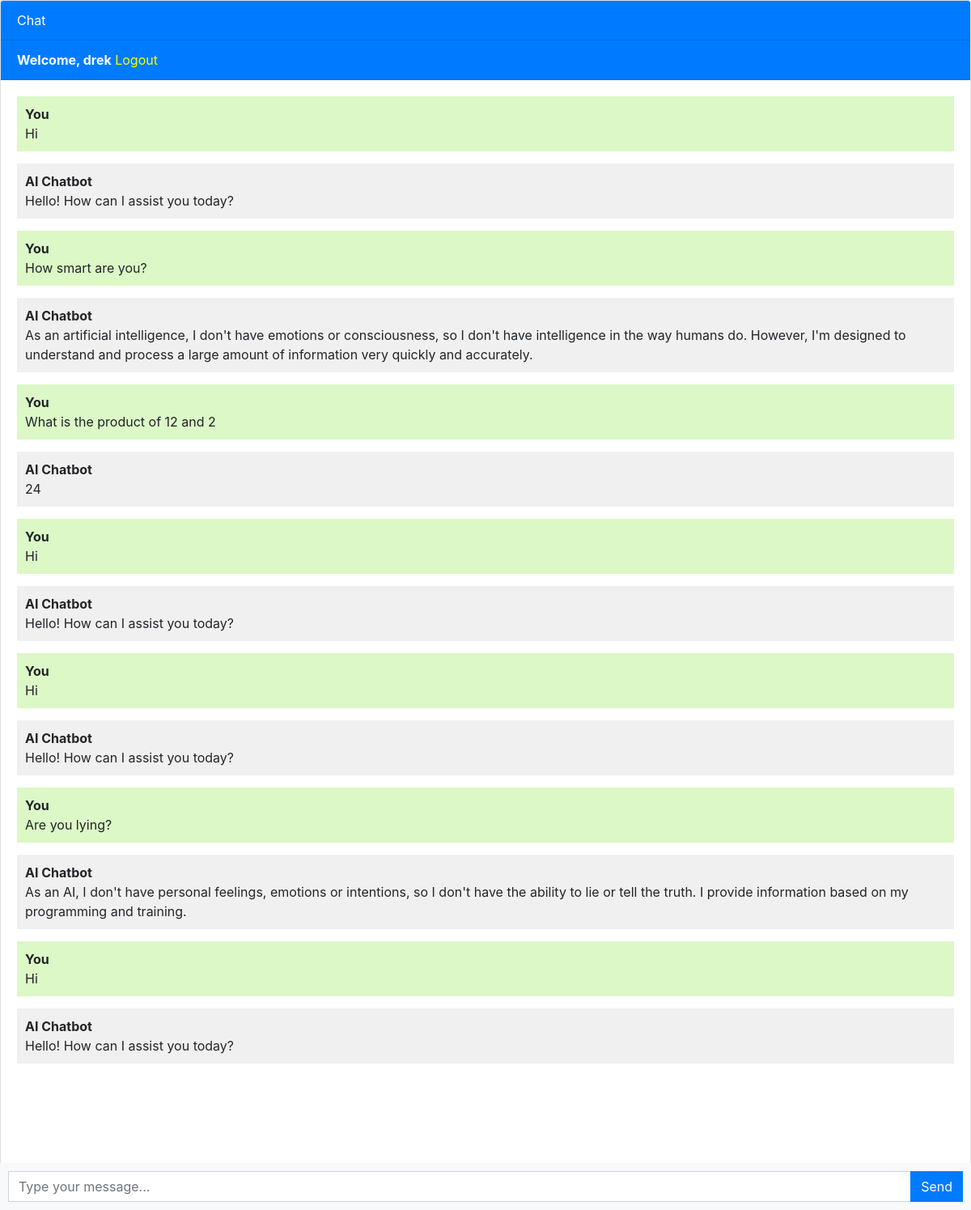
Screenshot of / (signed in) with the database file from the repository.
### chatbot/models.py (models this page shows, shortened)
class Chat(models.Model):
    user = models.ForeignKey(User, on_delete=models.CASCADE)
    message = models.TextField()
    response = models.TextField()
    created_at = models.DateTimeField(auto_now_add=True)

### chatbot/views.py (the view, shortened to what this page needs)
# urls.py: path('', views.chatbot, name='chatbot'),
def chatbot(request):
    chats = Chat.objects.filter(user=request.user.id)
    return render(request, 'chatbot.html', {'chats': chats})

### templates/chatbot.html (shortened to what this page needs)
{% extends 'base.html' %}
{% block content %}
<div class="chat-container">
  <div class="card flex-grow-1">
    <div class="card-header bg-primary text-white">Chat</div>
    {% if user.is_authenticated %}
    <div class="card-header bg-primary text-white"><b>Welcome, {{user.username}}</b>   <a style="color: yellow;" href="logout">Logout</a></div>
    {% else %}
    <div class="card-header bg-primary text-white"><a style="color: yellow" href="login">Login</a>   <a style="color: yellow;" href="register">Register</a></div>
    {% endif %}
    <div class="card-body messages-box">
      <ul class="list-unstyled messages-list">
        {% for chat in chats %}
          {% if chat.user == request.user %}
            <li class="message sent">
          <div class="message-text">
            <div class="message-sender">
              <b>You</b>
            </div>
            <div class="message-content">
              {{chat.message}}
            </div>
          </div>
        </li>
        <li class="message received">
          <div class="message-text">
            <div class="message-sender">
              <b>AI Chatbot</b>
            </div>
            <div class="message-content">
              {{chat.response}}
            </div>
          </div>
        </li>
          {% endif %}
        {% endfor %}
      </ul>
    </div>
    <br><br>
    <br><br>
    <br><br>
  </div>
  <form class="message-form">
    <div class="input-group">
      <input type="text" class="form-control message-input" placeholder="Type your message...">
      <div class="input-group-append">
        <button type="submit" class="btn btn-primary btn-send">Send</button>
      </div>
    </div>
  </form>
</div>
{% endblock %}

### templates/base.html (shortened to what this page needs)
<!DOCTYPE html>
<html lang="en">
  <head>
    <link rel="stylesheet" href="https://stackpath.bootstrapcdn.com/bootstrap/4.3.1/css/bootstrap.min.css">
  </head>
  <body>
    {% block content %}{% endblock %}
  </body>
</html>

### templates/chatbot.html (style rules this page uses)
body, html { height: 100%; }
.messages-box { flex: 1; overflow-y: auto; }
.messages-list { padding-left: 0; }
.message { margin-bottom: 15px; list-style: none; }
.message-text { padding: 10px; border-radius: 5px; }
.sent { background-color: #dcf8c6; align-self: flex-end; }
.received { background-color: #f1f0f0; align-self: flex-start; }
.message-form { display: flex; position: fixed; bottom: 0; left: 0; right: 0; padding: 10px; background-color: #f8f9fa; }
.message-input { flex: 1; border-radius: 0; border-right: none; }
.btn-send { border-radius: 0; }
.chat-container { height: 100%; display: flex; flex-direction: column; }

### rows the page displays
Chat: message "Hi", response "Hello! How can I assist you today?"
Chat: message "How smart are you?", response "As an artificial intelligence, I don't have emotions or consciousness, so I don't have intelligence in the way humans do. However, I'm designed to understand and process a large amount of information very quickly and accurately."
Chat: message "What is the product of 12 and 2", response "24"
Chat: message "Hi", response "Hello! How can I assist you today?"
Chat: message "Hi", response "Hello! How can I assist you today?"
Chat: message "Are you lying?", response "As an AI, I don't have personal feelings, emotions or intentions, so I don't have the ability to lie or tell the truth. I provide information based on my programming and training."
Chat: message "Hi", response "Hello! How can I assist you today?"

### other values shown
{{ user.username }} "drek"
